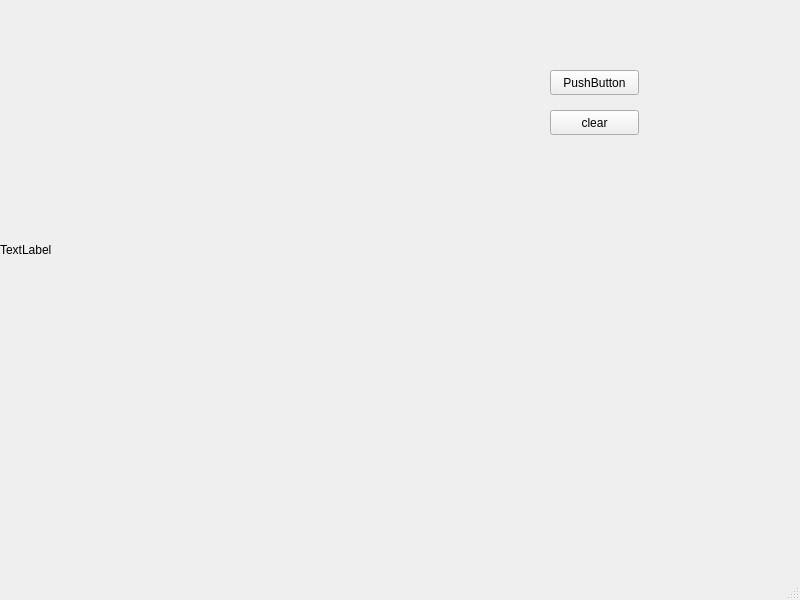
<?xml version="1.0" encoding="UTF-8"?>
<ui version="4.0">
 <class>MainWindow</class>
 <widget class="QMainWindow" name="MainWindow">
  <property name="geometry">
   <rect>
    <x>0</x>
    <y>0</y>
    <width>800</width>
    <height>600</height>
   </rect>
  </property>
  <property name="windowTitle">
   <string>MainWindow</string>
  </property>
  <widget class="QWidget" name="centralwidget">
   <widget class="QLabel" name="label">
    <property name="geometry">
     <rect>
      <x>0</x>
      <y>0</y>
      <width>500</width>
      <height>500</height>
     </rect>
    </property>
    <property name="text">
     <string>TextLabel</string>
    </property>
   </widget>
   <widget class="QPushButton" name="pushButton">
    <property name="geometry">
     <rect>
      <x>550</x>
      <y>70</y>
      <width>89</width>
      <height>25</height>
     </rect>
    </property>
    <property name="text">
     <string>PushButton</string>
    </property>
   </widget>
   <widget class="QPushButton" name="pushButton_2">
    <property name="geometry">
     <rect>
      <x>550</x>
      <y>110</y>
      <width>89</width>
      <height>25</height>
     </rect>
    </property>
    <property name="text">
     <string>clear</string>
    </property>
   </widget>
  </widget>
  <widget class="QMenuBar" name="menubar">
   <property name="geometry">
    <rect>
     <x>0</x>
     <y>0</y>
     <width>800</width>
     <height>22</height>
    </rect>
   </property>
  </widget>
  <widget class="QStatusBar" name="statusbar"/>
 </widget>
 <resources/>
 <connections/>
</ui>
